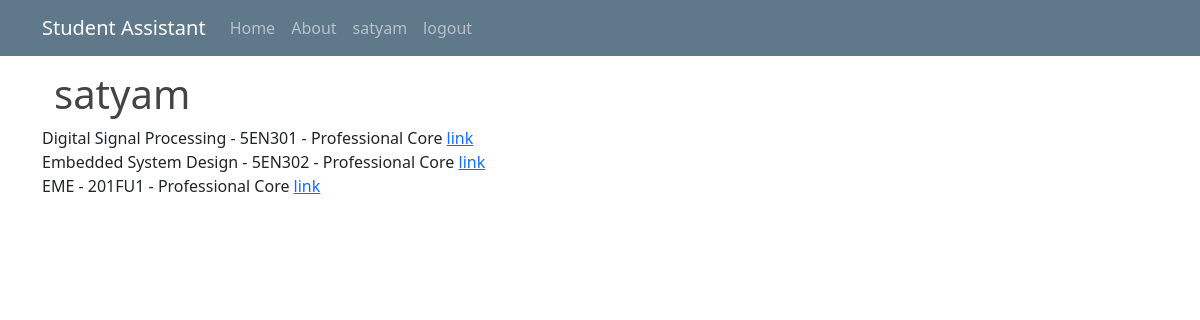
The app's page / (signed in) with its own data.
### course/models.py (models this page shows, shortened)
class Course(models.Model):
    course_code = models.CharField(max_length=20)
    course_name = models.CharField(max_length=100)
    course_year = models.ForeignKey(Year, default=None, on_delete=models.CASCADE)
    course_abbriv = models.ForeignKey(CourseAbbrivation, default=None, on_delete=models.CASCADE)
    course_branch = models.ForeignKey(Branch, default=None, on_delete=models.CASCADE)
    course_description = models.CharField(max_length=200, default="No description available")
    course_credit = models.IntegerField(null=True)

class CourseAbbrivation(models.Model):
    course_abbr = models.CharField(max_length=50)
    def __str__(self):
        return f"{self.course_abbr}"

### course/views.py (the view)
# urls.py: path('', views.home, name='course-home'),
@login_required
def home(request):
    user_data = Profile.objects.filter(user=request.user)
    all_subscribed_courses = []
    for u in user_data:
        sub_courses = u.courses.all()
        for c in sub_courses:
            all_subscribed_courses.append(c)
    context = {
        'all_subscribed_courses': all_subscribed_courses
    }
    return render(request, 'course/homepage.html', context)

### course/templates/course/homepage.html
{% extends "course/base.html" %}
{% block content %}
    <div class="container">
        <h1>{{ user.username }}</h1>
    </div>
    {% for subscribed_course in all_subscribed_courses %}
        {{ subscribed_course.course_name }}
        - {{ subscribed_course.course_code }} - {{ subscribed_course.course_abbriv }}  <a href="{% url 'course' subscribed_course.course_code  %}">link</a><br>
    {% endfor %}
{% endblock content %}

### course/templates/course/base.html (shortened to what this page needs)
{% load static %}
<!doctype html>
<html lang="en">
<head>
    <link rel="stylesheet" href="{% static 'course/main.css' %}">
    <link href="https://cdn.jsdelivr.net/npm/bootstrap@5.1.3/dist/css/bootstrap.min.css" rel="stylesheet"
>
</head>
<body>
<header class="site-header" style="margin-bottom: 70px">
    <nav class="navbar navbar-expand-md navbar-dark bg-steel fixed-top">
        <div class="container">
            <a class="navbar-brand mr-4" href="#">Student Assistant</a>
            <div class="collapse navbar-collapse" id="navbarToggle">
                <div class="navbar-nav mr-auto">
                    <a class="nav-item nav-link" href="{% url 'course-home' %}">Home</a>
                    <a class="nav-item nav-link" href="#">About</a>
                </div>
                <div class="navbar-nav">
                    {% if user.is_authenticated %}
                        <a class="nav-item nav-link" href="#">{{ user.username }}</a>
                        <a class="nav-item nav-link" href="{% url 'logout' %}">logout</a>
                    {% else %}
                        <a class="nav-item nav-link" href="{% url 'login' %}">Login</a>
                        <a class="nav-item nav-link" href="{% url 'register' %}">Register</a>
                    {% endif %}
                </div>
            </div>
        </div>
    </nav>
</header>
<main role="main" class="container">
        {% block content %}{% endblock %}
</main>
</body>
</html>

### course/static/course/main.css (style rules this page uses)
body { background: #fafafa; color: #333333; margin-top: 5rem; }
h1, h2, h3, h4, h5, h6 { color: #444444; }
.bg-steel { background-color: #5f788a; }
.site-header .navbar-nav .nav-link { color: #cbd5db; }

### records on screen
Course: course_name "Digital Signal Processing", course_code "5EN301", course_abbriv "Professional Core"
Course: course_name "Embedded System Design", course_code "5EN302", course_abbriv "Professional Core"
Course: course_name "EME", course_code "201FU1", course_abbriv "Professional Core"

### other values on screen
{{ user.username }} "satyam"
